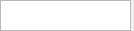
<?xml version="1.0" encoding="UTF-8"?>
<ui version="4.0">
 <class>HouseuserList</class>
 <widget class="QWidget" name="HouseuserList">
  <property name="geometry">
   <rect>
    <x>0</x>
    <y>0</y>
    <width>134</width>
    <height>31</height>
   </rect>
  </property>
  <property name="windowTitle">
   <string>Form</string>
  </property>
  <widget class="QPlainTextEdit" name="plainTextEdit">
   <property name="geometry">
    <rect>
     <x>0</x>
     <y>0</y>
     <width>131</width>
     <height>31</height>
    </rect>
   </property>
  </widget>
 </widget>
 <resources/>
 <connections/>
</ui>
